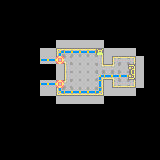

This is a level from a 2D game, rendered from its Tiled map with the project's own tilesets. A one-line summary and the complete map file follow:
An orthogonal 20x20 tile map with 8x8 px tiles, 4 tile layers (sol, eau, meuble, fissure).

<map version="1.0" orientation="orthogonal" renderorder="right-down" width="20" height="20" tilewidth="8" tileheight="8" nextobjectid="1">
 <tileset firstgid="1" name="stay space alerted" tilewidth="8" tileheight="8" tilecount="64" columns="8">
  <image source="stay space alerted.png" width="64" height="64" />
  <terraintypes>
   <terrain name="sol" tile="-1" />
   <terrain name="eau" tile="-1" />
  </terraintypes>
  <tile id="0" terrain=",,,0" />
  <tile id="1" terrain=",,0,0" />
  <tile id="2" terrain=",,0," />
  <tile id="3" terrain="0,0,0," />
  <tile id="4" terrain="0,0,,0" />
  <tile id="5" terrain=",,,1" />
  <tile id="6" terrain=",,1,1" />
  <tile id="7" terrain=",,1," />
  <tile id="8" terrain=",0,,0" />
  <tile id="9" terrain="0,0,0,0" />
  <tile id="10" terrain="0,,0," />
  <tile id="11" terrain="0,,0,0" />
  <tile id="12" terrain=",0,0,0" />
  <tile id="13" terrain=",1,,1" />
  <tile id="14" terrain="1,1,1,1" />
  <tile id="15" terrain="1,,1," />
  <tile id="16" terrain=",0,," />
  <tile id="17" terrain="0,0,," />
  <tile id="18" terrain="0,,," />
  <tile id="21" terrain=",1,," />
  <tile id="22" terrain="1,1,," />
  <tile id="23" terrain="1,,," />
  <tile id="51" terrain="1,1,1," />
  <tile id="52" terrain="1,1,,1" />
  <tile id="59" terrain="1,,1,1" />
  <tile id="60" terrain=",1,1,1" />
 </tileset>
 <layer name="sol" width="20" height="20">
  <data encoding="csv">
0,0,0,0,0,0,0,0,0,0,0,0,0,0,0,0,0,0,0,0,
0,0,0,0,0,0,0,0,0,0,0,0,0,0,0,0,0,0,0,0,
0,0,0,0,0,0,0,0,0,0,0,0,0,0,0,0,0,0,0,0,
0,0,0,0,0,0,0,0,0,0,0,0,0,0,0,0,0,0,0,0,
0,0,0,0,0,0,0,0,0,0,0,0,0,0,0,0,0,0,0,0,
0,0,0,0,0,0,0,57,57,57,57,57,57,0,0,0,0,0,0,0,
0,0,0,0,0,57,57,1,2,2,2,2,3,57,57,57,57,0,0,0,
0,0,0,0,0,57,57,17,5,10,10,10,11,57,1,2,3,57,0,0,
0,0,0,0,0,0,0,57,9,10,10,10,12,2,13,10,11,57,0,0,
0,0,0,0,0,0,0,57,9,10,10,10,4,18,5,10,11,57,0,0,
0,0,0,0,0,57,57,1,13,10,10,10,11,57,17,18,19,57,0,0,
0,0,0,0,0,57,57,17,18,18,18,18,19,57,57,57,57,0,0,0,
0,0,0,0,0,0,0,57,57,57,57,57,57,0,0,0,0,0,0,0,
0,0,0,0,0,0,0,0,0,0,0,0,0,0,0,0,0,0,0,0,
0,0,0,0,0,0,0,0,0,0,0,0,0,0,0,0,0,0,0,0,
0,0,0,0,0,0,0,0,0,0,0,0,0,0,0,0,0,0,0,0,
0,0,0,0,0,0,0,0,0,0,0,0,0,0,0,0,0,0,0,0,
0,0,0,0,0,0,0,0,0,0,0,0,0,0,0,0,0,0,0,0,
0,0,0,0,0,0,0,0,0,0,0,0,0,0,0,0,0,0,0,0,
0,0,0,0,0,0,0,0,0,0,0,0,0,0,0,0,0,0,0,0
</data>
 </layer>
 <layer name="eau" width="20" height="20">
  <data encoding="csv">
0,0,0,0,0,0,0,0,0,0,0,0,0,0,0,0,0,0,0,0,
0,0,0,0,0,0,0,0,0,0,0,0,0,0,0,0,0,0,0,0,
0,0,0,0,0,0,0,0,0,0,0,0,0,0,0,0,0,0,0,0,
0,0,0,0,0,0,0,0,0,0,0,0,0,0,0,0,0,0,0,0,
0,0,0,0,0,0,0,0,0,0,0,0,0,0,0,0,0,0,0,0,
0,0,0,0,0,0,0,0,0,0,0,0,0,0,0,0,0,0,0,0,
0,0,0,0,0,0,0,0,0,0,0,0,0,0,0,0,0,0,0,0,
0,0,0,0,0,0,0,0,0,0,0,0,0,0,0,0,0,0,0,0,
0,0,0,0,0,0,0,0,0,0,0,0,0,0,0,0,58,0,0,0,
0,0,0,0,0,0,0,0,0,0,0,0,0,0,0,0,0,0,0,0,
0,0,0,0,0,0,0,0,0,0,0,0,0,0,0,0,0,0,0,0,
0,0,0,0,0,0,0,0,0,0,0,0,0,0,0,0,0,0,0,0,
0,0,0,0,0,0,0,0,0,0,0,0,0,0,0,0,0,0,0,0,
0,0,0,0,0,0,0,0,0,0,0,0,0,0,0,0,0,0,0,0,
0,0,0,0,0,0,0,0,0,0,0,0,0,0,0,0,0,0,0,0,
0,0,0,0,0,0,0,0,0,0,0,0,0,0,0,0,0,0,0,0,
0,0,0,0,0,0,0,0,0,0,0,0,0,0,0,0,0,0,0,0,
0,0,0,0,0,0,0,0,0,0,0,0,0,0,0,0,0,0,0,0,
0,0,0,0,0,0,0,0,0,0,0,0,0,0,0,0,0,0,0,0,
0,0,0,0,0,0,0,0,0,0,0,0,0,0,0,0,0,0,0,0
</data>
 </layer>
 <layer name="meuble" width="20" height="20">
  <data encoding="csv">
0,0,0,0,0,0,0,0,0,0,0,0,0,0,0,0,0,0,0,0,
0,0,0,0,0,0,0,0,0,0,0,0,0,0,0,0,0,0,0,0,
0,0,0,0,0,0,0,0,0,0,0,0,0,0,0,0,0,0,0,0,
0,0,0,0,0,0,0,0,0,0,0,0,0,0,0,0,0,0,0,0,
0,0,0,0,0,0,0,0,0,0,0,0,0,0,0,0,0,0,0,0,
0,0,0,0,0,0,0,0,0,0,0,0,0,0,0,0,0,0,0,0,
0,0,0,0,0,0,0,36,50,50,50,50,54,0,0,0,0,0,0,0,
0,0,0,0,0,50,50,51,0,0,0,0,0,0,0,0,0,0,0,0,
0,0,0,0,0,0,0,0,0,0,0,0,0,0,0,0,56,0,0,0,
0,0,0,0,0,0,0,0,0,0,0,0,36,50,50,50,64,0,0,0,
0,0,0,0,0,50,50,51,0,0,0,0,49,0,0,0,0,0,0,0,
0,0,0,0,0,0,0,44,50,50,50,50,45,0,0,0,0,0,0,0,
0,0,0,0,0,0,0,0,0,0,0,0,0,0,0,0,0,0,0,0,
0,0,0,0,0,0,0,0,0,0,0,0,0,0,0,0,0,0,0,0,
0,0,0,0,0,0,0,0,0,0,0,0,0,0,0,0,0,0,0,0,
0,0,0,0,0,0,0,0,0,0,0,0,0,0,0,0,0,0,0,0,
0,0,0,0,0,0,0,0,0,0,0,0,0,0,0,0,0,0,0,0,
0,0,0,0,0,0,0,0,0,0,0,0,0,0,0,0,0,0,0,0,
0,0,0,0,0,0,0,0,0,0,0,0,0,0,0,0,0,0,0,0,
0,0,0,0,0,0,0,0,0,0,0,0,0,0,0,0,0,0,0,0
</data>
 </layer>
 <layer name="fissure" width="20" height="20">
  <data encoding="csv">
0,0,0,0,0,0,0,0,0,0,0,0,0,0,0,0,0,0,0,0,
0,0,0,0,0,0,0,0,0,0,0,0,0,0,0,0,0,0,0,0,
0,0,0,0,0,0,0,0,0,0,0,0,0,0,0,0,0,0,0,0,
0,0,0,0,0,0,0,0,0,0,0,0,0,0,0,0,0,0,0,0,
0,0,0,0,0,0,0,0,0,0,0,0,0,0,0,0,0,0,0,0,
0,0,0,0,0,0,0,0,0,0,0,0,0,0,0,0,0,0,0,0,
0,0,0,0,0,0,0,0,0,0,0,0,0,0,0,0,0,0,0,0,
0,0,0,0,0,0,0,0,0,0,0,0,0,0,0,0,0,0,0,0,
0,0,0,0,0,0,0,0,0,0,0,0,0,0,0,0,0,0,0,0,
0,0,0,0,0,0,0,0,0,0,0,0,0,0,0,0,0,0,0,0,
0,0,0,0,0,0,0,0,0,0,0,0,0,0,0,0,0,0,0,0,
0,0,0,0,0,0,0,0,0,0,0,0,0,0,0,0,0,0,0,0,
0,0,0,0,0,0,0,0,0,0,0,0,0,0,0,0,0,0,0,0,
0,0,0,0,0,0,0,0,0,0,0,0,0,0,0,0,0,0,0,0,
0,0,0,0,0,0,0,0,0,0,0,0,0,0,0,0,0,0,0,0,
0,0,0,0,0,0,0,0,0,0,0,0,0,0,0,0,0,0,0,0,
0,0,0,0,0,0,0,0,0,0,0,0,0,0,0,0,0,0,0,0,
0,0,0,0,0,0,0,0,0,0,0,0,0,0,0,0,0,0,0,0,
0,0,0,0,0,0,0,0,0,0,0,0,0,0,0,0,0,0,0,0,
0,0,0,0,0,0,0,0,0,0,0,0,0,0,0,0,0,0,0,0
</data>
 </layer>
</map>
